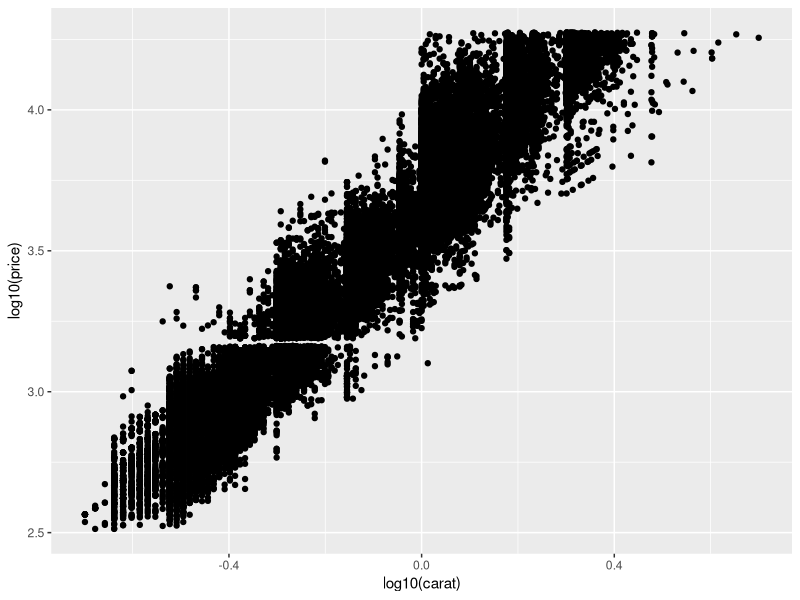
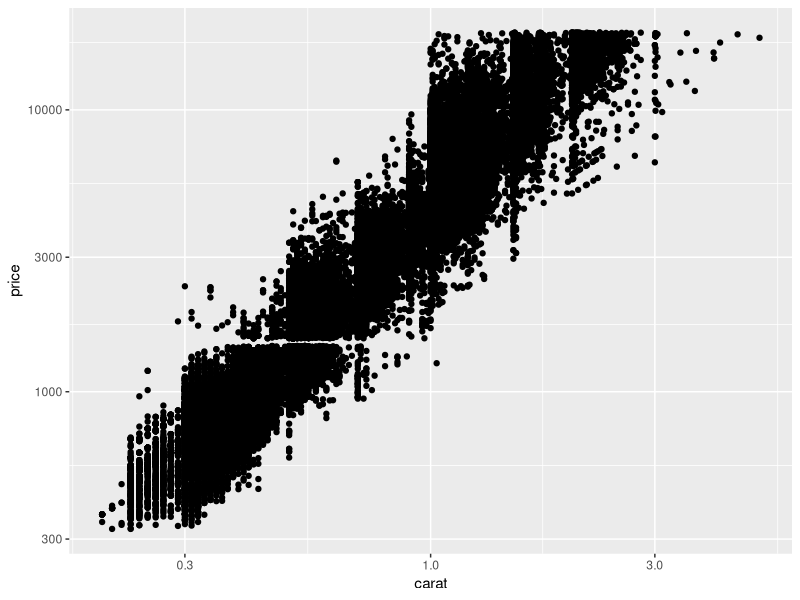
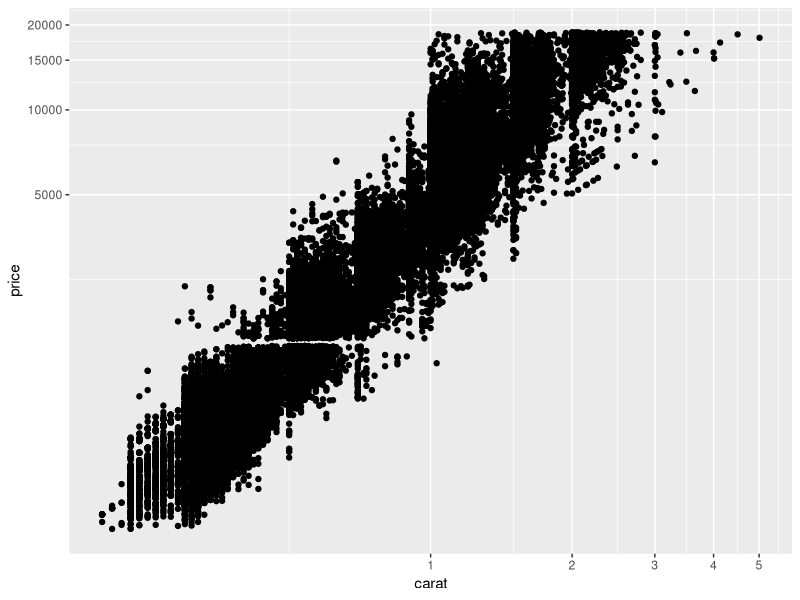
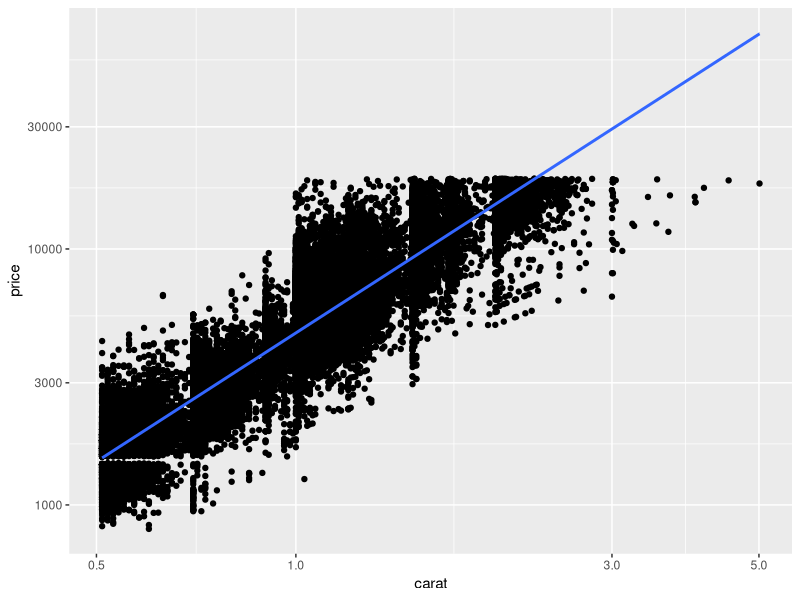
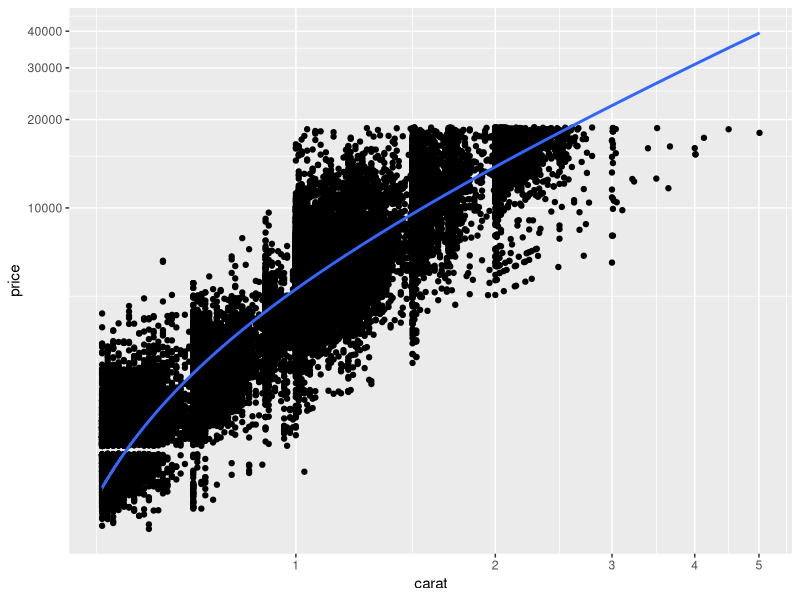
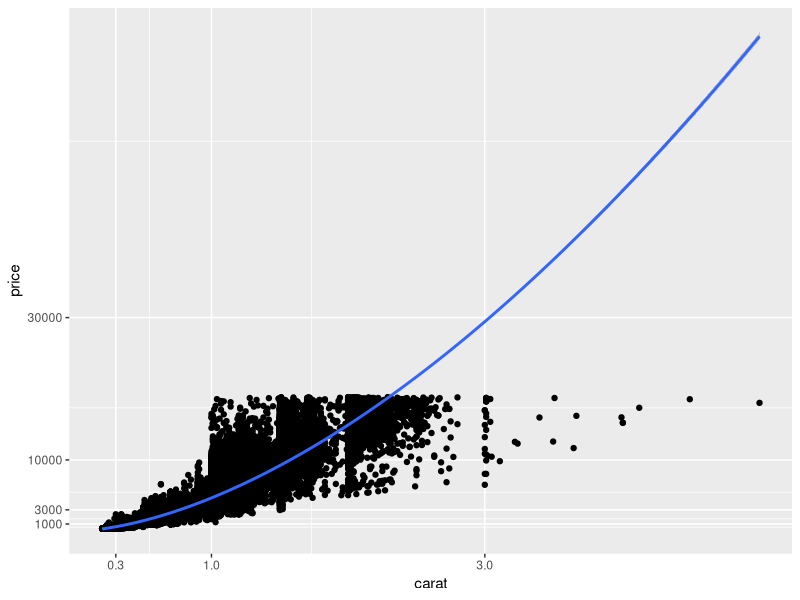
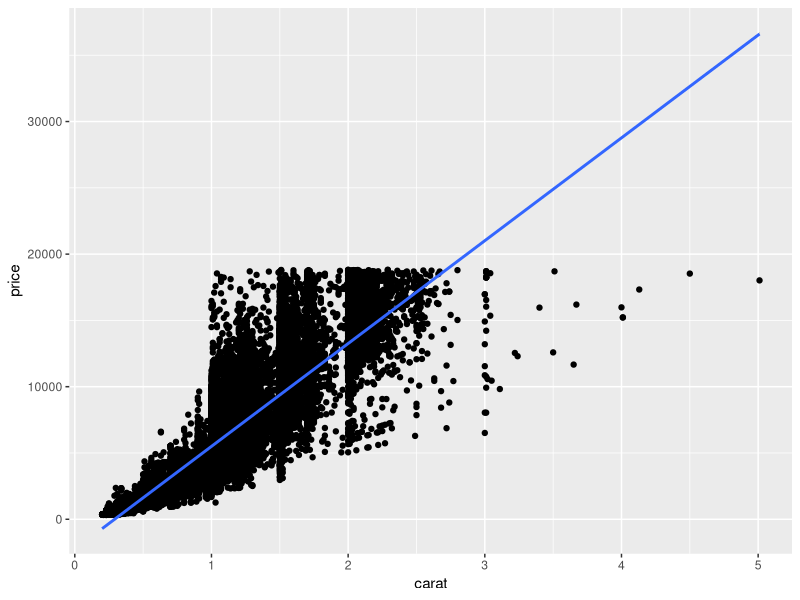
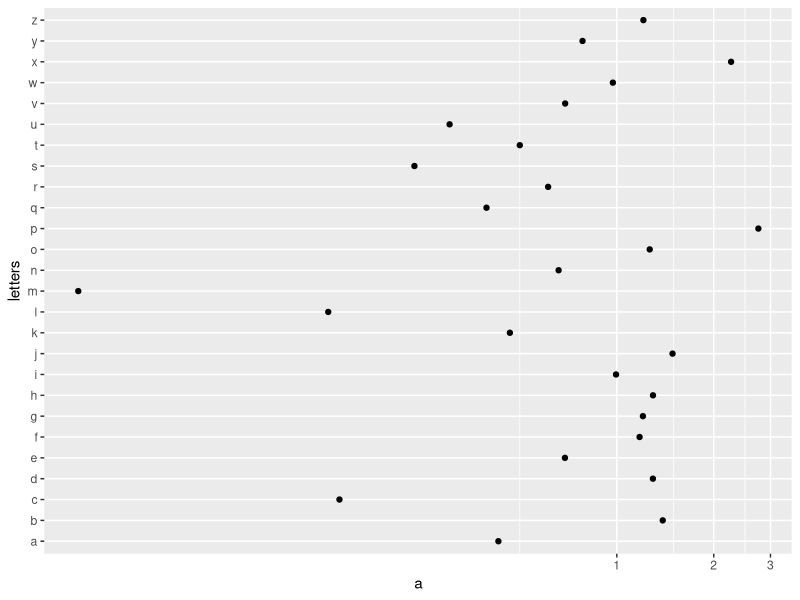

R code for these plots, in order:
library(ggplot2)


### Name: coord_trans
### Title: Transformed Cartesian coordinate system
### Aliases: coord_trans

### ** Examples

## No test: 
# See ?geom_boxplot for other examples

# Three ways of doing transformation in ggplot:
#  * by transforming the data
ggplot(diamonds, aes(log10(carat), log10(price))) +
  geom_point()
#  * by transforming the scales
ggplot(diamonds, aes(carat, price)) +
  geom_point() +
  scale_x_log10() +
  scale_y_log10()
#  * by transforming the coordinate system:
ggplot(diamonds, aes(carat, price)) +
  geom_point() +
  coord_trans(x = "log10", y = "log10")

# The difference between transforming the scales and
# transforming the coordinate system is that scale
# transformation occurs BEFORE statistics, and coordinate
# transformation afterwards.  Coordinate transformation also
# changes the shape of geoms:

d <- subset(diamonds, carat > 0.5)

ggplot(d, aes(carat, price)) +
  geom_point() +
  geom_smooth(method = "lm") +
  scale_x_log10() +
  scale_y_log10()

ggplot(d, aes(carat, price)) +
  geom_point() +
  geom_smooth(method = "lm") +
  coord_trans(x = "log10", y = "log10")

# Here I used a subset of diamonds so that the smoothed line didn't
# drop below zero, which obviously causes problems on the log-transformed
# scale

# With a combination of scale and coordinate transformation, it's
# possible to do back-transformations:
ggplot(diamonds, aes(carat, price)) +
  geom_point() +
  geom_smooth(method = "lm") +
  scale_x_log10() +
  scale_y_log10() +
  coord_trans(x = scales::exp_trans(10), y = scales::exp_trans(10))

# cf.
ggplot(diamonds, aes(carat, price)) +
  geom_point() +
  geom_smooth(method = "lm")

# Also works with discrete scales
df <- data.frame(a = abs(rnorm(26)),letters)
plot <- ggplot(df,aes(a,letters)) + geom_point()

plot + coord_trans(x = "log10")
plot + coord_trans(x = "sqrt")
## End(No test)
